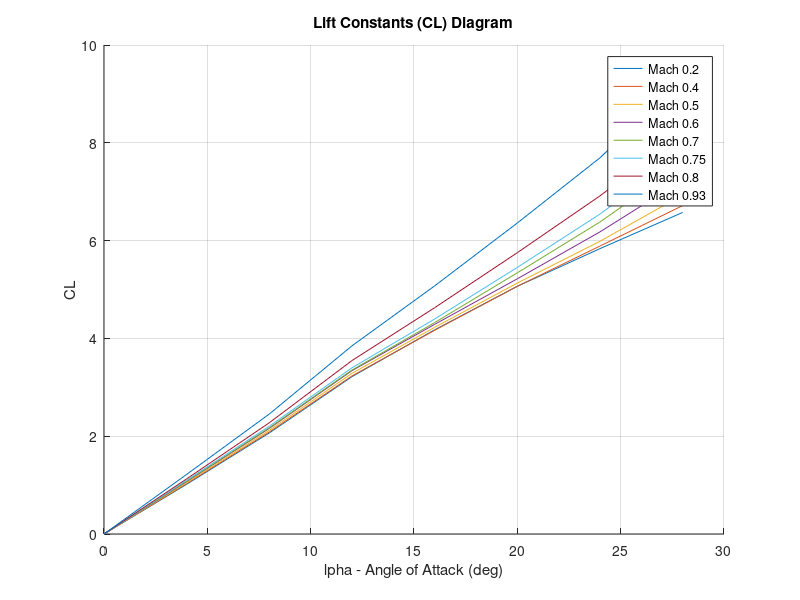
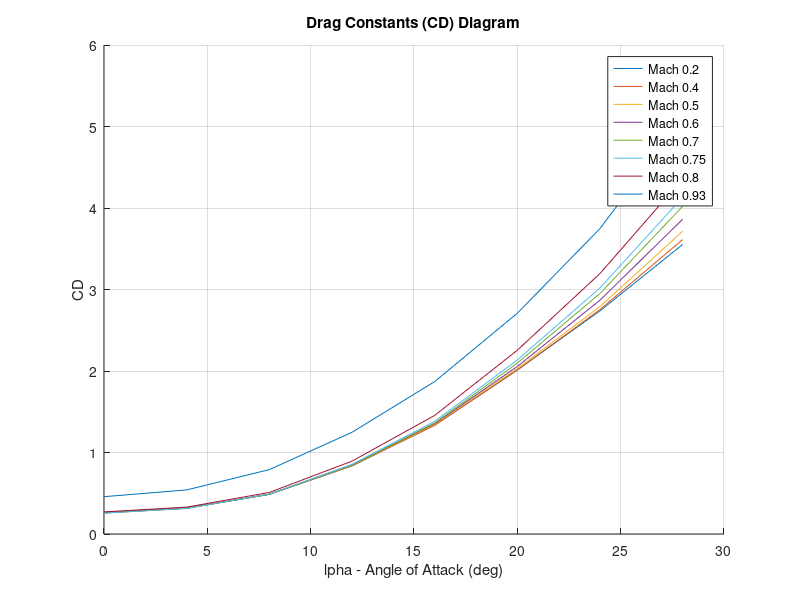
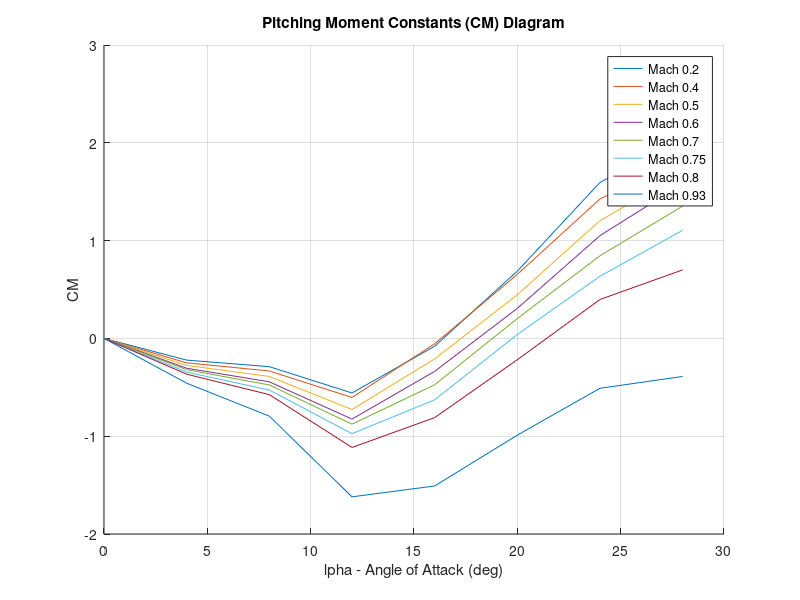
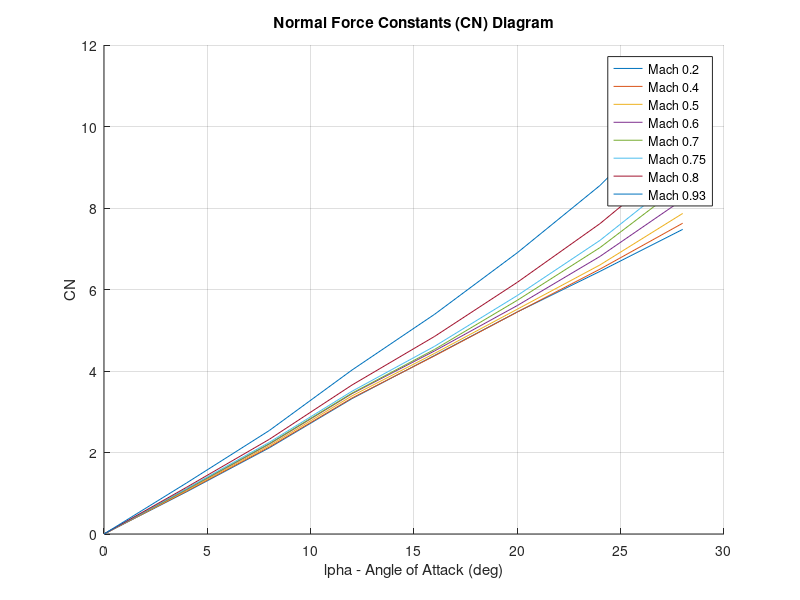

These figures' MATLAB source, in order:
clear; clc; close all;
mach_table = [0.2, 0.4, 0.5, 0.6, 0.7, 0.75, 0.8, 0.93];
alpha_table = [.00, 4.00, 8.00, 12.00, 16.00, 20.00, 24.00, 28.00];

% mach 0.2
cn_table(1,:) = [0.000, 1.037, 2.115, 3.322, 4.383, 5.449, 6.445, 7.475];
cm_table(1,:) = [0.000, -0.222, -0.289, -0.558, -0.080, 0.688, 1.595, 2.038];
ca_table(1,:) = [0.266, 0.249, 0.194, 0.148, 0.134, 0.160, 0.128, 0.050];
cp_table(1,:) = [-0.295, -0.214, -0.136, -0.168, -0.018, 0.126, 0.247, 0.273];
cl_table(1,:) = [0.000, 1.017, 2.067, 3.218, 4.176, 5.066, 5.836, 6.576];
cd_table(1,:) = [0.266, .321, .487, .835, 1.337, 2.014, 2.738, 3.553];

% mach 0.4
cn_table(2,:) = [0.000, 1.051, 2.134, 3.337, 4.373, 5.448, 6.500, 7.626];
cm_table(2,:) = [0.000, -0.250, -0.333, -0.604, -0.055, 0.655, 1.426, 1.835];
ca_table(2,:) = [0.263, 0.246, 0.193, 0.147, 0.133, 0.157, 0.121, 0.037];
cp_table(2,:) = [-0.323, -0.238, -0.156, -0.181, -0.013, 0.120, 0.219, 0.241];
cl_table(2,:) = [0.000, 1.031, 2.087, 3.233, 4.167, 5.066, 5.889, 6.716];
cd_table(2,:) = [0.263, .318, .488, .838, 1.333, 2.011, 2.754, 3.613];

% mach 0.5
cn_table(3,:) = [0.000, 1.070, 2.169, 3.390, 4.433, 5.517, 6.603, 7.866];
cm_table(3,:) = [0.000, -0.276, -0.389, -0.727, -0.210, 0.446, 1.204, 1.690];
ca_table(3,:) = [0.261, 0.243, 0.187, 0.141, 0.127, 0.152, 0.116, 0.025];
cp_table(3,:) = [-0.339, -0.258, -0.180, -0.214, -0.047, 0.081, 0.182, 0.215];
cl_table(3,:) = [.000, 1.051, 2.121, 3.286, 4.227, 5.132, 5.986, 6.934];
cd_table(3,:) = [.261, .317, .487, .842, 1.344, 2.030, 2.791, 3.715];

% mach 0.6
cn_table(4,:) = [0.000, 1.093, 2.208, 3.444, 4.494, 5.607, 6.812, 8.206];
cm_table(4,:) = [0.000, -0.305, -0.444, -0.825, -0.337, 0.307, 1.051, 1.581];
ca_table(4,:) = [0.259, 0.240, 0.183, 0.135, 0.121, 0.148, 0.108, 0.011];
cp_table(4,:) = [-0.359, -0.279, -0.201, -0.239, -0.075, 0.055, 0.154, .193];
cl_table(4,:) = [0.000, 1.074, 2.161, 3.341, 4.287, 5.219, 6.179, 7.240];
cd_table(4,:) = [0.259, .316, .488, .848, 1.355, 2.056, 2.869, 3.862];

% mach 0.7
cn_table(5,:) = [0.000, 1.101, 2.218, 3.456, 4.531, 5.736, 7.029, 8.570];
cm_table(5,:) = [0.000, -0.320, -0.476, -0.877, -0.474, 0.203, 0.845, 1.353];
ca_table(5,:) = [0.257, 0.238, 0.180, 0.132, 0.119, 0.144, 0.101, -0.002];
cp_table(5,:) = [-0.369, -0.291, -0.214, -0.254, -0.105, 0.035, 0.120, 0.158];
cl_table(5,:) = [0.000, 1.081, 2.172, 3.353, 4.323, 5.341, 6.381, 7.568];
cd_table(5,:) = [0.257, .314, .487, .848, 1.363, 2.097, 2.951, 4.021];

% mach 0.75
cn_table(6,:) = [0.000, 1.118, 2.250, 3.503, 4.607, 5.853, 7.206, 8.818];
cm_table(6,:) = [0.000, -0.345, -0.528, -0.974, -0.628, 0.040, 0.636, 1.106];
ca_table(6,:) = [0.256, 0.236, 0.178, 0.129, 0.116, 0.141, 0.097, -0.009];
cp_table(6,:) = [-0.382, -0.308, -0.235, -0.278, -0.136, 0.007, 0.088, 0.125];
cl_table(6,:) = [0.000, 1.099, 2.204, 3.399, 4.397, 5.452, 6.543, 7.790];
cd_table(6,:) = [0.256, .314, .489, .855, 1.382, 2.135, 3.020, 4.132];

% mach 0.80
cn_table(7,:) = [0.000, 1.148, 2.324, 3.656, 4.850, 6.177, 7.617, 9.288];
cm_table(7,:) = [0.000, -0.366, -0.575, -1.115, -0.810, -0.218, 0.398, 0.701];
ca_table(7,:) = [0.271, 0.251, 0.189, 0.137, 0.123, 0.151, 0.107, -0.001];
cp_table(7,:) = [-0.392, -0.319, -0.247, -0.305, -0.167, -0.035, 0.052, 0.076];
cl_table(7,:) = [0.000, 1.128, 2.275, 3.547, 4.628, 5.753, 6.915, 8.201];
cd_table(7,:) = [0.271, .330, .510, .894, 1.455, 2.255, 3.196, 4.359];

% mach 0.93
cn_table(8,:) = [0.000, 1.254, 2.540, 4.024, 5.393, 6.903, 8.553, 10.586];
cm_table(8,:) = [0.000, -0.458, -0.795, -1.620,-1.509, -0.989, -0.510, -0.389];
ca_table(8,:) = [0.458, 0.455, 0.440, 0.421, 0.399, 0.370, 0.294, 0.147];
cp_table(8,:) = [-0.418, -0.365, -0.313, -0.403, -0.280, -0.143, -0.060, -0.037];
cl_table(8,:) = [0.000, 1.219, 2.454, 3.848, 5.074, 6.360, 7.694, 9.278];
cd_table(8,:) = [0.458, .541, .790, 1.248, 1.870, 2.709, 3.748, 5.100];


legend_list = {'Mach 0.2', 'Mach 0.4', 'Mach 0.5', 'Mach 0.6', 'Mach 0.7', 'Mach 0.75', 'Mach 0.8', 'Mach 0.93'};

for i = 1:8
    figure(1);
    title("Lift Constants (CL) Diagram");
    hold on;
    grid on;
    plot(alpha_table, cl_table(i,:), 'DisplayName',legend_list{i});
    ylabel("CL");
    xlabel("\alpha - Angle of Attack (deg)");
    legend

    figure(2);
    title("Drag Constants (CD) Diagram");
    hold on;
    grid on;
    plot(alpha_table, cd_table(i,:), 'DisplayName',legend_list{i});
    ylabel("CD");
    xlabel("\alpha - Angle of Attack (deg)");
    legend

    figure(3);
    title("Pitching Moment Constants (CM) Diagram");
    hold on;
    grid on;
    plot(alpha_table, cm_table(i,:), 'DisplayName',legend_list{i});
    ylabel("CM");
    xlabel("\alpha - Angle of Attack (deg)");
    legend

    figure(4);
    title("Normal Force Constants (CN) Diagram");
    hold on;
    grid on;
    plot(alpha_table, cn_table(i,:), 'DisplayName',legend_list{i});
    ylabel("CN");
    xlabel("\alpha - Angle of Attack (deg)");
    legend

    figure(5);
    title("Axial Force Constants (CA) Diagram");
    hold on;
    grid on;
    plot(alpha_table, ca_table(i,:), 'DisplayName',legend_list{i});
    ylabel("CA");
    xlabel("\alpha - Angle of Attack (deg)");
    legend

end


